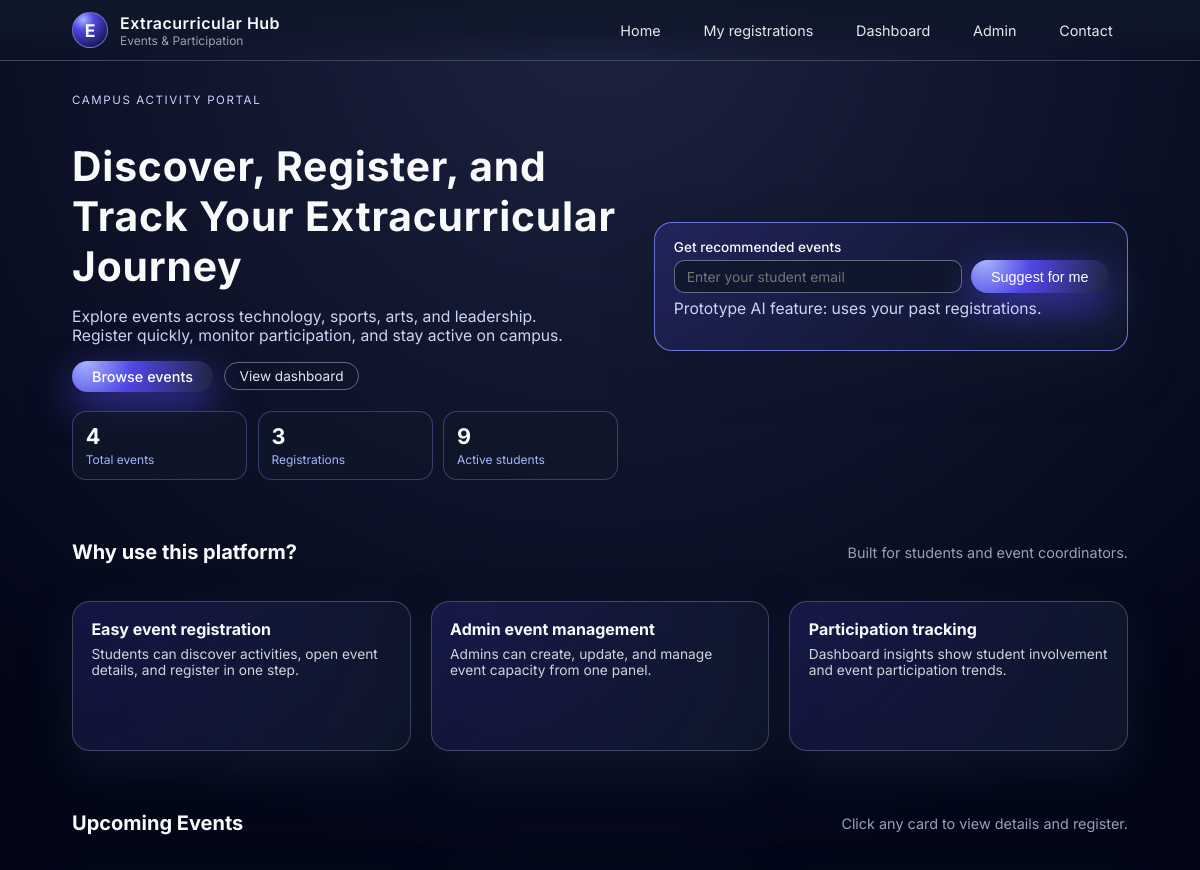
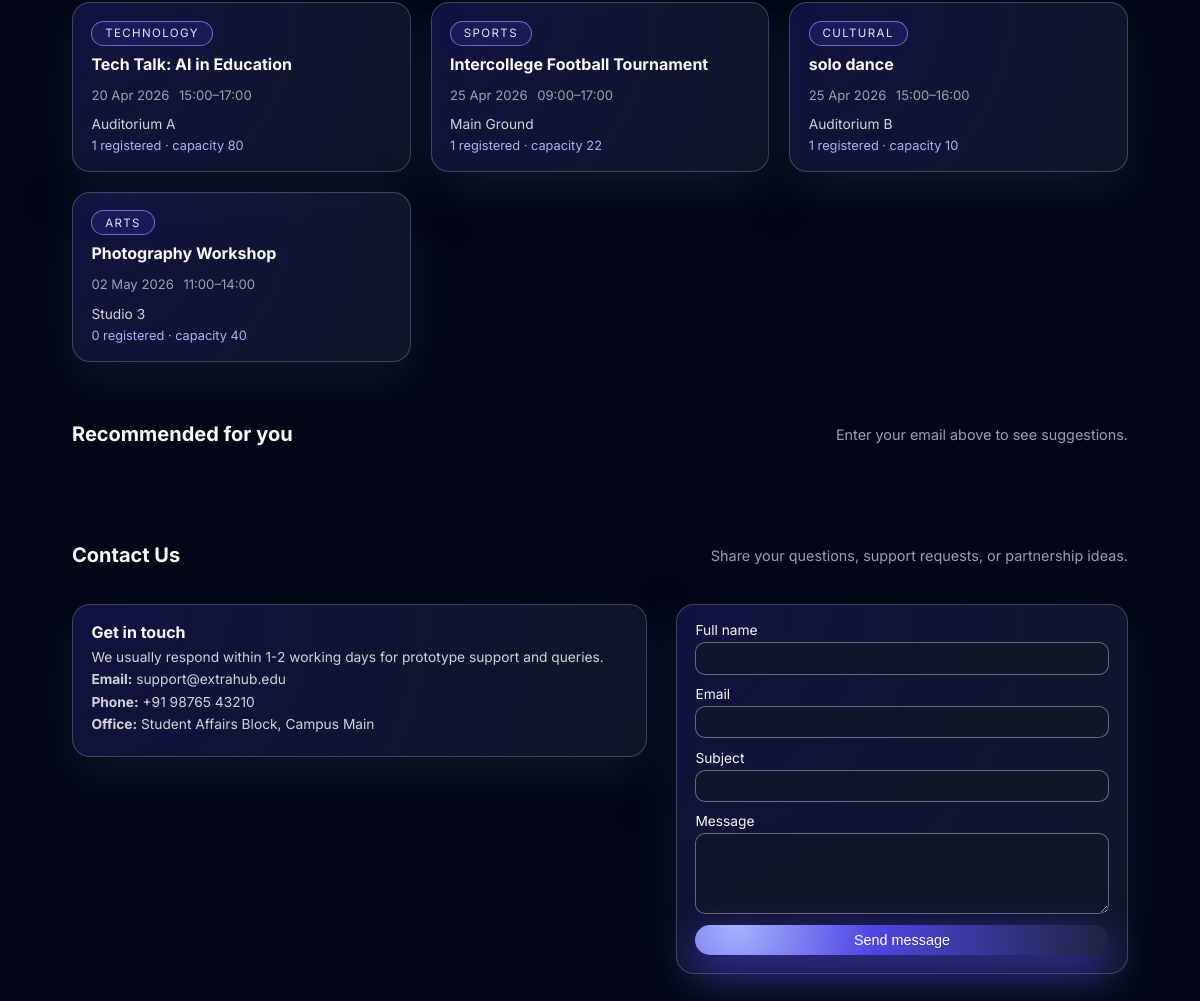
The page / on the database its author committed (2 pictures, top to bottom).
### app.py (models this page shows)
class Event(db.Model):
    id = db.Column(db.Integer, primary_key=True)
    title = db.Column(db.String(200), nullable=False)
    description = db.Column(db.Text, nullable=False)
    category = db.Column(db.String(80), nullable=True)
    location = db.Column(db.String(120), nullable=False)
    date = db.Column(db.Date, nullable=False)
    start_time = db.Column(db.Time, nullable=False)
    end_time = db.Column(db.Time, nullable=False)
    capacity = db.Column(db.Integer, nullable=True)
    is_paid = db.Column(db.Boolean, nullable=False, default=False)
    fee_amount = db.Column(db.Float, nullable=True)
    payment_method = db.Column(db.String(120), nullable=True)
    payment_details = db.Column(db.Text, nullable=True)
    registrations = db.relationship("Registration", back_populates="event", cascade="all, delete-orphan")

### app.py (the view)
@app.route("/")
def home():
    events = Event.query.order_by(Event.date, Event.start_time).all()
    summary = {
        "total_events": Event.query.count(),
        "total_registrations": Registration.query.count(),
        "unique_students": Student.query.count(),
    }
    return render_template("index.html", events=events, summary=summary)

### templates/index.html (shortened to what this page needs)
{% extends "base.html" %}
{% block content %}
  <section class="hero">
    <div class="hero-copy">
      <p class="eyebrow">Campus Activity Portal</p>
      <h1>Discover, Register, and Track Your Extracurricular Journey</h1>
      <p>
        Explore events across technology, sports, arts, and leadership. Register quickly,
        monitor participation, and stay active on campus.
      </p>
      <div class="hero-actions">
        <a href="#upcoming-events" class="primary-btn">Browse events</a>
        <a href="{{ url_for('dashboard') }}" class="link-btn">View dashboard</a>
      </div>
      <div class="stats-grid">
        <div class="stat-card">
          <h3>{{ summary.total_events }}</h3>
          <p>Total events</p>
        </div>
        <div class="stat-card">
          <h3>{{ summary.total_registrations }}</h3>
          <p>Registrations</p>
        </div>
        <div class="stat-card">
          <h3>{{ summary.unique_students }}</h3>
          <p>Active students</p>
        </div>
      </div>
    </div>
    <form class="recommendation-form" id="recommendation-form">
      <label for="rec-email">Get recommended events</label>
      <div class="inline-input">
        <input
          type="email"
          id="rec-email"
          name="email"
          placeholder="Enter your student email"
          required
        />
        <button type="submit">Suggest for me</button>
      </div>
      <p class="helper-text">Prototype AI feature: uses your past registrations.</p>
    </form>
  </section>
  <section class="section">
    <div class="section-header">
      <h2>Why use this platform?</h2>
      <p>Built for students and event coordinators.</p>
    </div>
    <div class="cards-grid feature-grid">
      <article class="card">
        <h3>Easy event registration</h3>
        <p class="card-location">
          Students can discover activities, open event details, and register in one step.
        </p>
      </article>
      <article class="card">
        <h3>Admin event management</h3>
        <p class="card-location">
          Admins can create, update, and manage event capacity from one panel.
        </p>
      </article>
      <article class="card">
        <h3>Participation tracking</h3>
        <p class="card-location">
          Dashboard insights show student involvement and event participation trends.
        </p>
      </article>
    </div>
  </section>
  <section class="section" id="upcoming-events">
    <div class="section-header">
      <h2>Upcoming Events</h2>
      <p>Click any card to view details and register.</p>
    </div>
    <div class="cards-grid">
      {% if events %}
        {% for event in events %}
          <a href="{{ url_for('event_detail', event_id=event.id) }}" class="card event-card">
            <div class="card-badge">{{ event.category or "General" }}</div>
            <h3>{{ event.title }}</h3>
            <p class="card-meta">
              <span>{{ event.date.strftime("%d %b %Y") }}</span>
              <span>
                {{ event.start_time.strftime("%H:%M") }}–{{ event.end_time.strftime("%H:%M") }}
              </span>
            </p>
            <p class="card-location">{{ event.location }}</p>
            <p class="card-registrations">
              {{ event.registrations|length }} registered
              {% if event.capacity %}
                · capacity {{ event.capacity }}
              {% endif %}
            </p>
          </a>
        {% endfor %}
      {% else %}
        <p>No events yet. Check back soon!</p>
      {% endif %}
    </div>
  </section>
  <section class="section" id="recommendations">
    <div class="section-header">
      <h2>Recommended for you</h2>
      <p id="rec-subtitle">Enter your email above to see suggestions.</p>
    </div>
  </section>
  <section class="section" id="contact">
    <div class="section-header">
      <h2>Contact Us</h2>
      <p>Share your questions, support requests, or partnership ideas.</p>
    </div>
    <div class="layout-two-column">
      <article class="card">
        <h3>Get in touch</h3>
        <p class="card-location">
          We usually respond within 1-2 working days for prototype support and queries.
        </p>
        <p class="card-location"><strong>Email:</strong> support@extrahub.edu</p>
        <p class="card-location"><strong>Phone:</strong> +91 98765 43210</p>
        <p class="card-location"><strong>Office:</strong> Student Affairs Block, Campus Main</p>
      </article>
      <form action="{{ url_for('contact') }}" method="post" class="form card contact-form">
        <label>
          Full name
          <input type="text" name="name" required />
        </label>
        <label>
          Email
          <input type="email" name="email" required />
        </label>
        <label>
          Subject
          <input type="text" name="subject" required />
        </label>
        <label>
          Message
          <textarea name="message" rows="4" required></textarea>
        </label>
        <button type="submit" class="primary-btn">Send message</button>
      </form>
    </div>
  </section>
{% endblock %}

### templates/base.html (shortened to what this page needs)
<!doctype html>
<html lang="en">
  <head>
    <link rel="stylesheet" href="{{ url_for('static', filename='css/styles.css') }}" />
  </head>
  <body>
    <header class="top-nav">
      <div class="brand">
        <span class="logo-circle">E</span>
        <span class="brand-text">
          <span class="brand-title">Extracurricular Hub</span>
          <span class="brand-subtitle">Events & Participation</span>
        </span>
      </div>
      <nav class="top-links">
        <a href="{{ url_for('home') }}">Home</a>
        <a href="{{ url_for('my_registrations') }}">My registrations</a>
        <a href="{{ url_for('dashboard') }}">Dashboard</a>
        <a href="{{ url_for('admin_login') }}">Admin</a>
        <a href="{{ url_for('home') }}#contact">Contact</a>
      </nav>
    </header>
    <main class="page">
      {% block content %}{% endblock %}
    </main>
  </body>
</html>

### rows shown on the page
Event: category "TECHNOLOGY", title "Tech Talk: AI in Education", date "20 Apr 2026", start_time "15:00", end_time "17:00", location "Auditorium A", registrations|length "1", capacity "80"
Event: category "SPORTS", title "Intercollege Football Tournament", date "25 Apr 2026", start_time "09:00", end_time "17:00", location "Main Ground", registrations|length "1", capacity "22"
Event: category "CULTURAL", title "solo dance", date "25 Apr 2026", start_time "15:00", end_time "16:00", location "Auditorium B", registrations|length "1", capacity "10"
Event: category "ARTS", title "Photography Workshop", date "02 May 2026", start_time "11:00", end_time "14:00", location "Studio 3", registrations|length "0", capacity "40"

### other values the page prints
{{ summary.total_events }} "4"
{{ summary.total_registrations }} "3"
{{ summary.unique_students }} "9"
